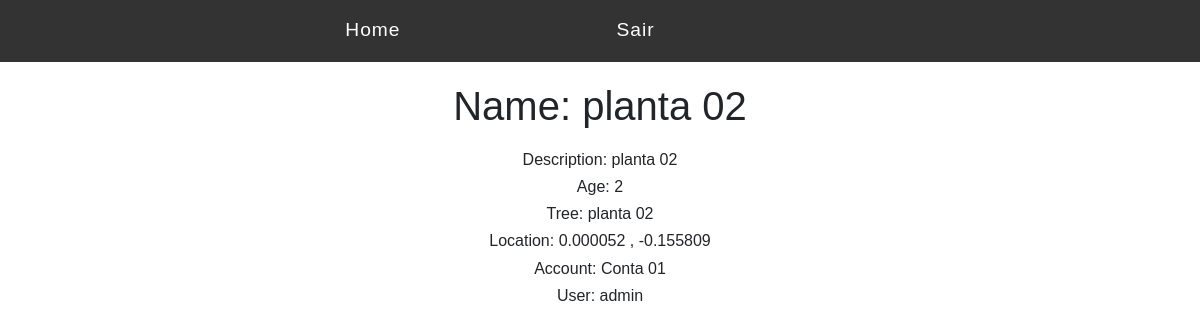
The app's page /plant/2/ (signed in) with its own data.
### trees/models.py (models this page shows)
class Plant(models.Model):
    age = models.IntegerField()
    planted_at = models.DateTimeField(auto_now_add=True)
    user = models.ForeignKey(User, on_delete=models.CASCADE,  null=True, blank=True)
    tree = models.ForeignKey(Tree, on_delete=models.CASCADE)
    location = models.ForeignKey(Location, on_delete=models.CASCADE , null=True)
    account = models.ForeignKey(Account, on_delete=models.CASCADE)
    def __str__(self):
        return self.tree.name

class Tree(models.Model):
    name = models.CharField(max_length=100)
    scientific_name = models.CharField(max_length=100)
    def __str__(self):
        return self.name

class Location(models.Model):
    lon = models.DecimalField(max_digits=9, decimal_places=6)
    lat = models.DecimalField(max_digits=9, decimal_places=6)
    def __str__(self):
        return str(self.lon) + ' , ' + str(self.lat)

class Account(models.Model):
    name = models.CharField(max_length=100)
    created = models.DateTimeField(auto_now_add=True)
    active = models.BooleanField()
    def __str__(self):
        return self.name

### trees/views.py (the view)
# urls.py: path('plant/<int:id>/', PlantView, name='plant-view'),
@login_required
def PlantView(request, id):
    planted_tree = get_object_or_404(Plant, pk=id)
    return render(request, 'plant/view.html', {'plant': planted_tree})

### templates/plant/view.html (shortened to what this page needs)
{% extends 'base.html' %}
{% load crispy_forms_tags %}
{% block content %}
<div class="offset-1 col-10 list-div">
    <h1> Name: {{plant}} </h1>
    <div class="container text-align-center">
       <h6>Description: {{plant}}</h6>
        <h6>Age: {{plant.age}}</h6>
        <h6>Tree: {{plant.tree}}</h6>
        <h6>Location: {{plant.location}}</h6>
        <h6>Account: {{plant.account}}</h6>
        <h6>User: {{plant.user}}</h6>
    </div>
</div>
{% endblock %}

### static/css/style.css (style rules this page uses)
* { font-family: sans-serif; }
.list-div { padding: 0; }
h6,h4,h3, h1 { text-align: center; }
h1 { margin-bottom: 20px; }

### records on screen
Plant: tree.name "planta 02", age "2", tree "planta 02", location "0.000052 , -0.155809", account "Conta 01", user "admin"
